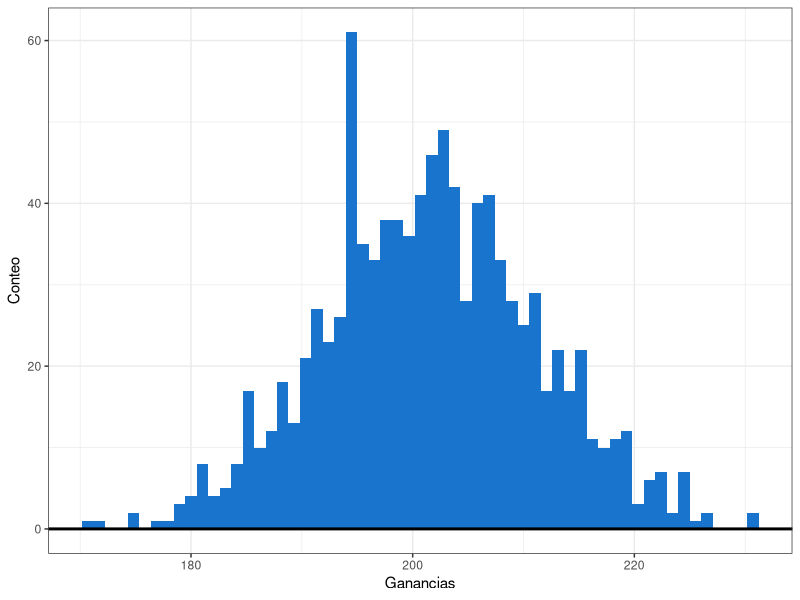
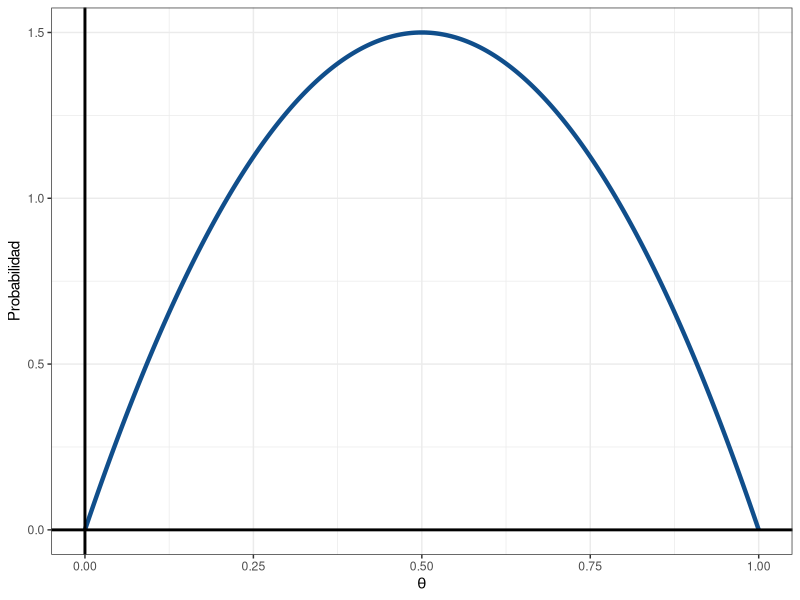

Source code (R) for these figures, in order:
## ---- chunk 1


library(tidyverse)
## ---- chunk 2
set.seed("18122022")

theme_set(theme_bw())

## ---- chunk 3

n <- 1000

ganancias <- NULL
for (i in 1:n) {
  ganancias[i] <- sum(rbinom(366, size = 1, prob = 0.55))
}

promedio_ganancias <- sum(ganancias)/n


as.data.frame(ganancias) %>% ggplot() + geom_histogram(aes(x = ganancias), bins = 59, fill = "dodgerblue3") + labs(x = "Ganancias", y = "Conteo") + 
  geom_hline(yintercept = 0, color = "black", size = 1)


# Problema: los la longitud de las barras cambia segun bins y segun el espacio que tiene para graficarse

## ---- chunk 4
thetas <- seq(0,1,length.out = 1000)
prior <- dbeta(thetas,2,2)


data.frame(thetas, prior) %>% ggplot() + geom_line(aes(x = thetas, y = prior), color = "dodgerblue4", linewidth = 1.5) + labs(x = expression(theta), y = "Probabilidad") +
  geom_hline(yintercept = 0, color = "black", size = 1) +
  geom_vline(xintercept = 0, color = "black", size = 1)
## ---- chunk 5
# Probabilidades reales de ganar en las maquinas
prob_reales <- c(0.3, 0.55, 0.45)
names(prob_reales) <- c("A", "B", "C")

# Metodo al azar
al_azar <- function() {
  sample(names(prob_reales), 1)
}
  
# Lista con las estrategias
estrategias <- list(al_azar = al_azar)


# Simulacion de mil corridas de los 366 dias
simulacion <- function(metodo) {
  
  ganancias <- NULL
  maquinas <- NULL
  sim <- NULL
  for (rep in 1:1000) {
    
    ganancia <- numeric(length = 366)
    maquina <- numeric(length = 366)
    for (dia in 1:366) {
      
      maquina_dia <- estrategias[[metodo]]()
      
      ganancia[dia] <- rbinom(1, size = 1, prob = prob_reales[maquina_dia])
      
      maquina[dia] <- maquina_dia
      }
    
    ganancias <- cbind(ganancias, ganancia)
    maquinas <- cbind(maquinas, maquina)
    
    }  
  ganancias <- as_tibble(ganancias)
  maquinas <- as_tibble(maquinas)
  
  colnames(ganancias) <- paste0("Rep_",1:1000)
  colnames(maquinas) <- paste0("Rep_",1:1000)
  
  sim[["Ganancias"]] <- ganancias
  sim[["Maquinas"]] <- maquinas
  
  
  sim 
  
}

a <- simulacion("al_azar")

a
## ---- chunk 6
#COmentario de prueba para ver que pasa con el commit
